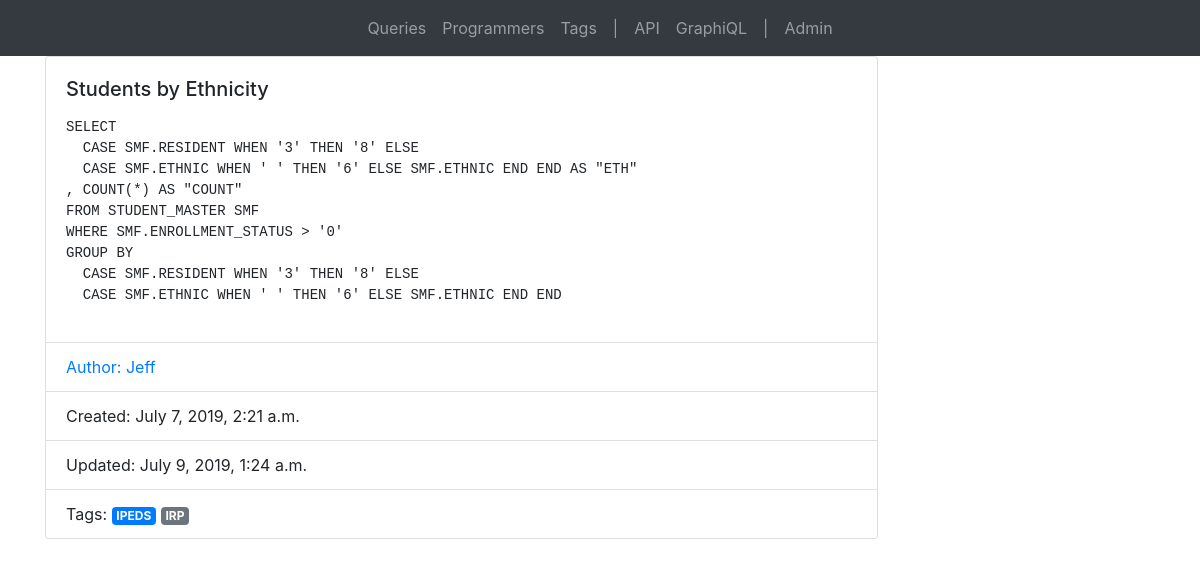
The page /queries/7/ (signed in) on the database as committed earlier.
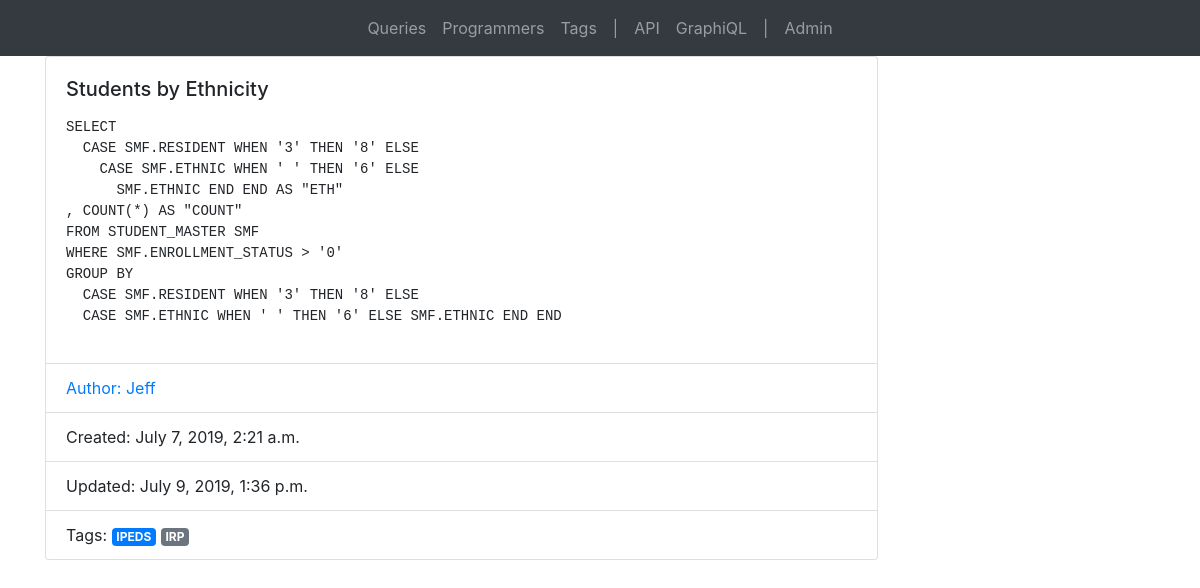
The same page on the database as committed later.
### querymanager/models.py (models this page shows, shortened)
class Query(models.Model):
    class Meta:
        verbose_name_plural = "Queries"
        ordering = ["query_id"]
    query_id = models.AutoField(primary_key=True)
    name = models.CharField(max_length=100)
    query = models.TextField()
    created_at = models.DateTimeField(auto_now_add=True)
    author = models.ForeignKey(Programmer, null=True, on_delete=models.PROTECT)
    updated_at = models.DateTimeField(auto_now=True)
    tags = models.ManyToManyField(Tag, blank=True)

class Programmer(models.Model):
    programmer_id = models.AutoField(primary_key=True)
    name = models.CharField(max_length=100)
    title = models.CharField(max_length=100)
    hire_date = models.DateField(null=True)

### querymanager/views.py (the view)
# urls.py: path('queries/<int:pk>/', views.QueryDetail.as_view(), name='query_detail'),
class QueryDetail(LoginRequiredMixin, DetailView):
    login_url = '/admin/'
    model = Query
    queryset = Query.objects.all()

### querymanager/templates/querymanager/query_detail.html (shortened to what this page needs)
{% extends "querymanager/base.html" %}
{% load static %}
{% block content %}
<div class="row">
    <div class="col-lg-12">
        <div class="card w-75" style="width: 18rem;">
            <div class="card-body">
                <h5 class="card-title">{{ query.name }}</h5>
                <p class="card-text">
                    <pre><code>{{ query.query }}</code></pre>
                </p>
            </div>
            <ul class="list-group list-group-flush">
                <a href="{% url 'programmer_detail' query.author.programmer_id %}"><li class="list-group-item">Author: {{query.author.name }}</li></a>
                <li class="list-group-item">Created: {{ query.created_at }}</li>
                <li class="list-group-item">Updated: {{ query.updated_at }}</li>
                {% if query.tags.all %}
                <li class="list-group-item">Tags:
                    {% for tag in query.tags.all %}
                    <span class="badge badge-{% cycle 'primary' 'secondary' 'success' 'danger' 'warning' 'info' 'light' 'dark' %}">
                        {{ tag.tag_name }}
                    </span>
                    {% endfor %}
                </li>
                {% endif %}
            </ul>
        </div>
    </div>
</div>
{% endblock %}

Rows that differ between the two databases and show on the page:
changed Query "Students by Ethnicity": updated_at "July 9, 2019, 1:24 a.m." → "July 9, 2019, 1:36 p.m."
